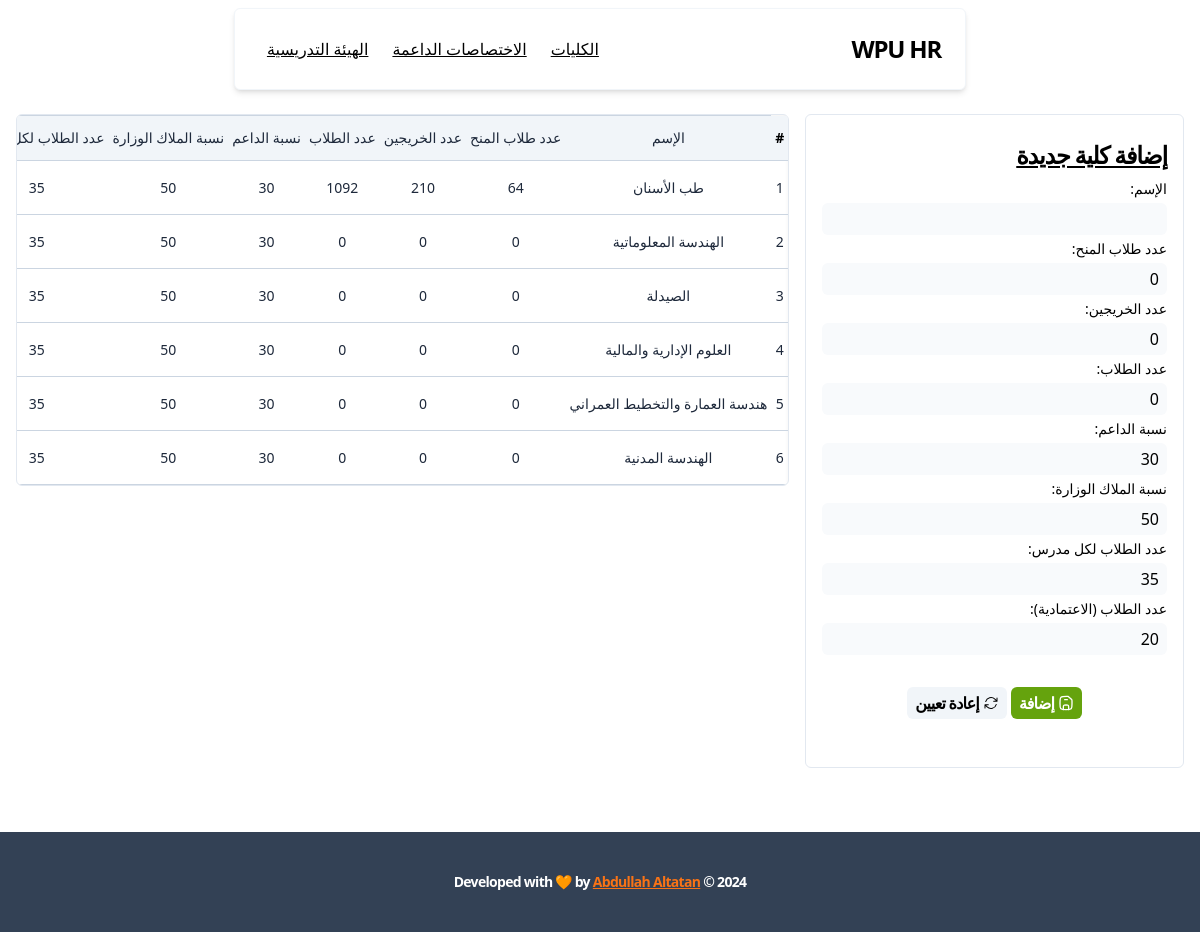
The app's page /faculties/, older data.
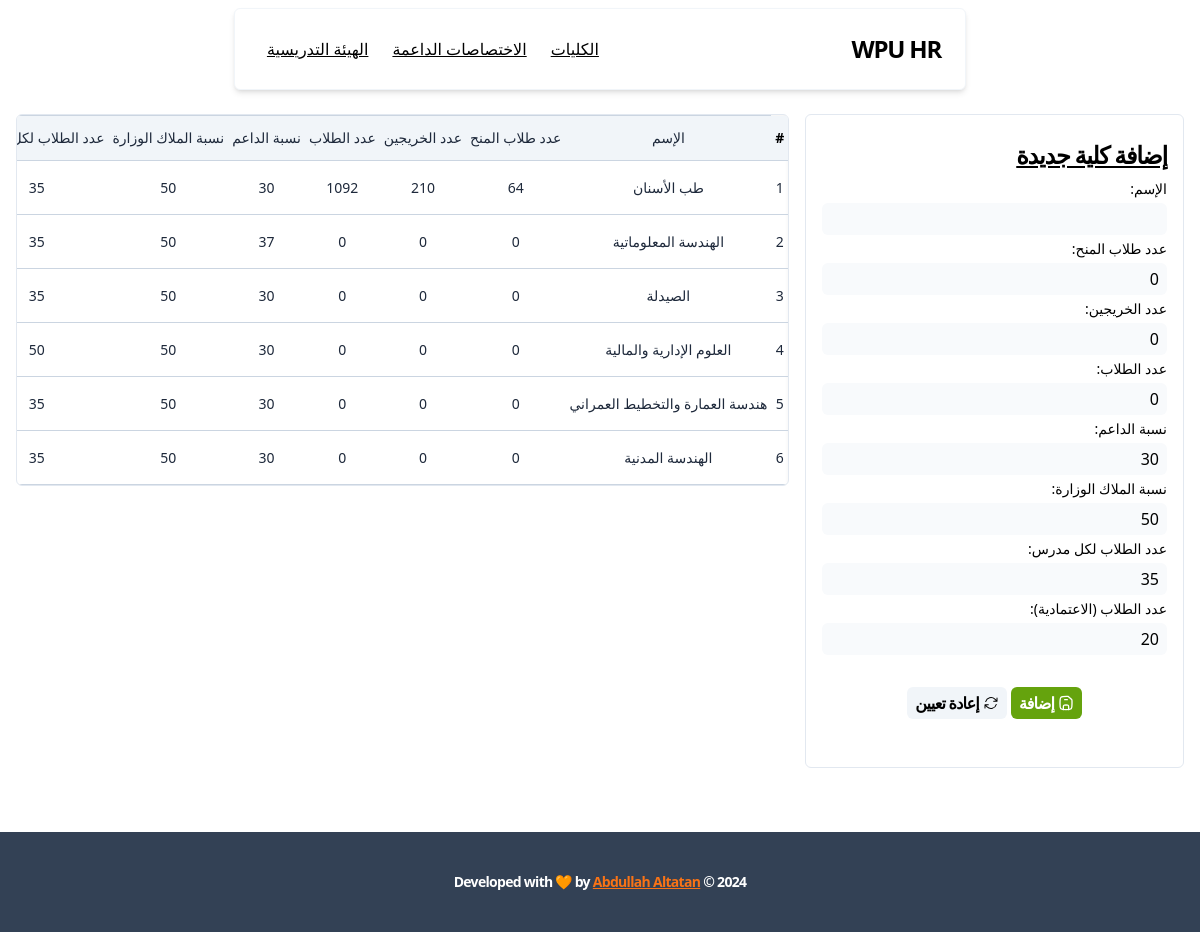
The same page, newer data.
### apps/faculties/models.py (models this page shows, shortened)
class Faculty(models.Model):
    class Meta:
        verbose_name_plural = 'Faculties'
    name = models.CharField(max_length=255, unique=True, verbose_name='الإسم')
    count_of_scholarship_students = models.PositiveBigIntegerField(
        default=0,
        validators=count_validator,
        help_text="عدد طلاب المنح",
        verbose_name='عدد طلاب المنح'
    )
    count_of_graduates = models.PositiveBigIntegerField(
        default=0,
        validators=count_validator,
        help_text="عدد الخريجين",
        verbose_name="عدد الخريجين",
    )
    count_of_students = models.PositiveBigIntegerField(
        default=0,
        validators=count_validator,
        help_text="عدد الطلاب متضمن الخريجين والمنح",
        verbose_name="عدد الطلاب",
    )
    supporters_percentage = models.PositiveBigIntegerField(
        default=30,
        validators=rate_validator,
        help_text='نسبة الداعم الى الاختصاصي',
        verbose_name='نسبة الداعم',
    )
    local_staff_percentage = models.PositiveBigIntegerField(
        default=50,
        validators=rate_validator,
        help_text='نسبة الملاك الذي يجب تحقيقها',
        verbose_name='نسبة الملاك الوزارة',
    )
    student_to_teacher_count = models.PositiveBigIntegerField(
        default=35,
        validators=count_validator,
        help_text='عدد الطلاب المسموح به لكل مدرس',
        verbose_name='عدد الطلاب لكل مدرس',
    )
    student_to_local_teacher_count = models.PositiveBigIntegerField(
        default=20,
        validators=count_validator,
        help_text='عدد الطلاب حسب الاعتمادية (الملاك)',
        verbose_name='عدد الطلاب (الاعتمادية)',
    )

### apps/faculties/views.py (the view)
# urls.py: path('', view=views.index, name='index'),
def index(request: HttpRequest) -> HttpResponse:
    faculties = models.Faculty.objects.all()
    form = forms.FacultyForm()
    context = {
        'faculties': faculties,
        'instance': faculties.first(),
        'form': form,
    }
    return render(request, 'faculties/index.html', context)

### apps/faculties/forms.py
class FacultyForm(forms.ModelForm):
    class Meta:
        model = models.Faculty
        fields = '__all__'

### apps/base/templatetags/verbose_names.py (called while the page is built)
@register.simple_tag
def get_verbose_field_name(instance, field_name):
    return instance._meta.get_field(field_name).verbose_name.title()

### templates/faculties/index.html (shortened to what this page needs)
{% extends 'base.html' %}
{% block body %}
  <div class="relative grid grid-cols-3 gap-4">
    <div class="col-span-1">
      {% include 'faculties/partials/add-faculty-form.html' %}
    </div>
    <div class="col-span-2">
      {% include 'faculties/partials/faculties-table.html' %}
    </div>
  </div>
{% endblock %}

### templates/faculties/partials/faculties-table.html (shortened to what this page needs)
{% load verbose_names %}
<div id="faculties-table" class="overflow-auto animate-fade rounded-md border border-slate-200">
  <table class="custom-table">
    <thead>
      <tr>
        <th>#</th>
        <td>{% get_verbose_field_name instance "name" %}</td>
        <td>{% get_verbose_field_name instance "count_of_scholarship_students" %}</td>
        <td>{% get_verbose_field_name instance "count_of_graduates" %}</td>
        <td>{% get_verbose_field_name instance "count_of_students" %}</td>
        <td>{% get_verbose_field_name instance "supporters_percentage" %}</td>
        <td>{% get_verbose_field_name instance "local_staff_percentage" %}</td>
        <td>{% get_verbose_field_name instance "student_to_teacher_count" %}</td>
      </tr>
    </thead>
    <tbody>
      {% for faculty in faculties %}
      <tr id="faculty-{{ faculty.id }}" class="animate-fade">
        <td>{{ forloop.counter }}</td>
        <td>{{ faculty.name }}</td>
        <td>{{ faculty.count_of_scholarship_students }}</td>
        <td>{{ faculty.count_of_graduates }}</td>
        <td>{{ faculty.count_of_students }}</td>
        <td>{{ faculty.supporters_percentage }}</td>
        <td>{{ faculty.local_staff_percentage }}</td>
        <td>{{ faculty.student_to_teacher_count }}</td>
      </tr>
      {% endfor %}
    </tbody>
  </table>
</div>

Row changes from the older to the newer data that the page shows:
changed Faculty "الهندسة المعلوماتية": supporters_percentage "30" → "37"
changed Faculty "العلوم الإدارية والمالية": student_to_teacher_count "35" → "50"
